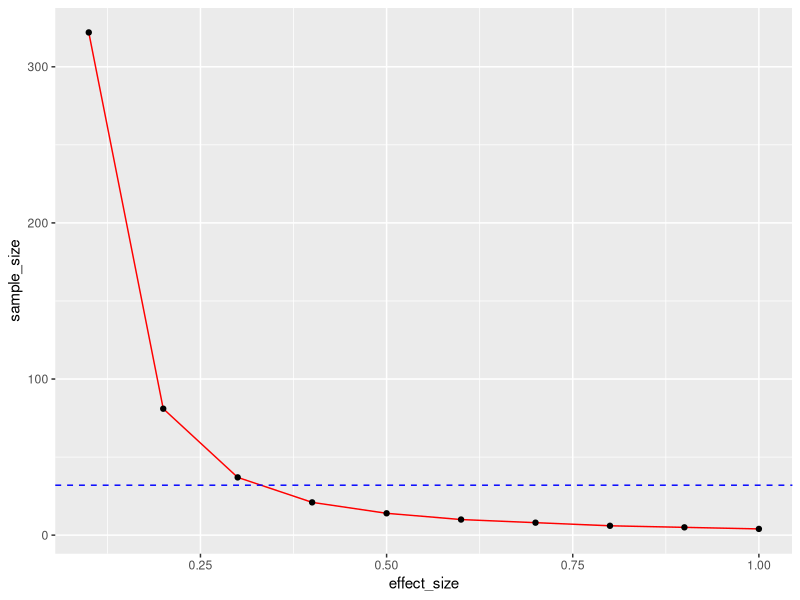
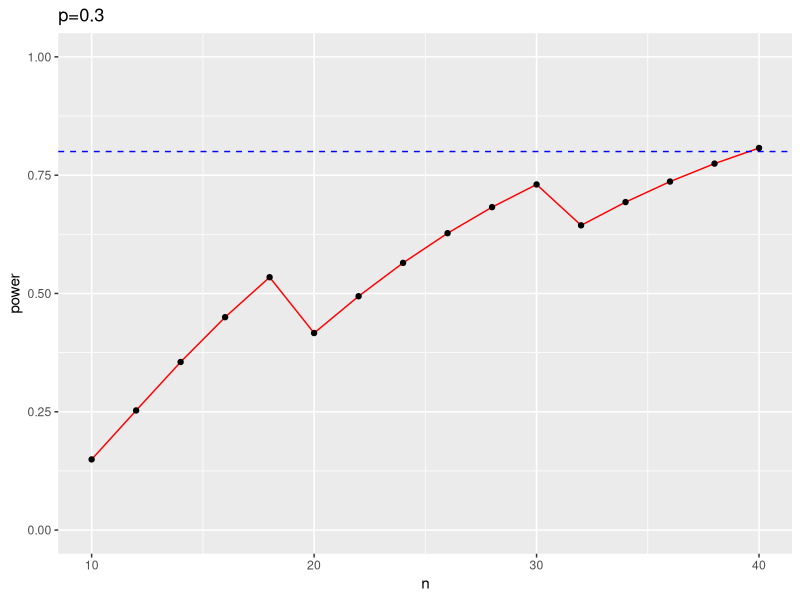
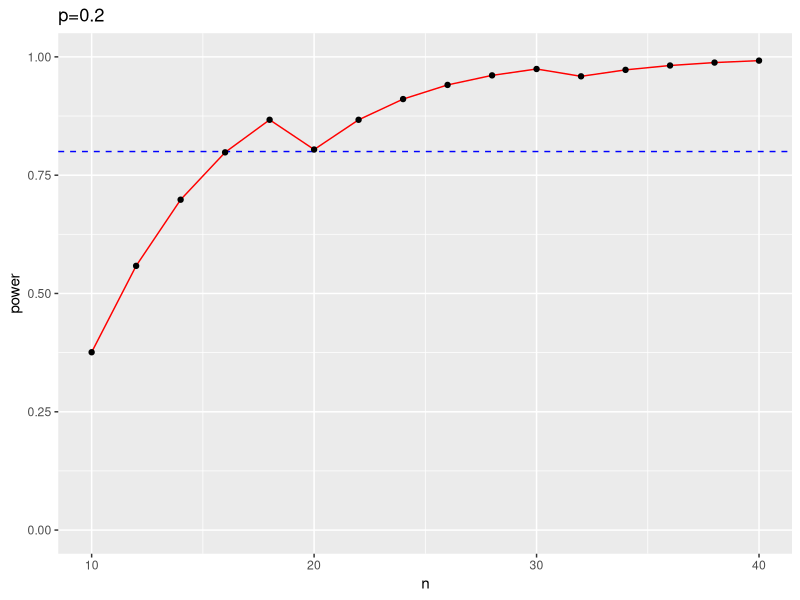
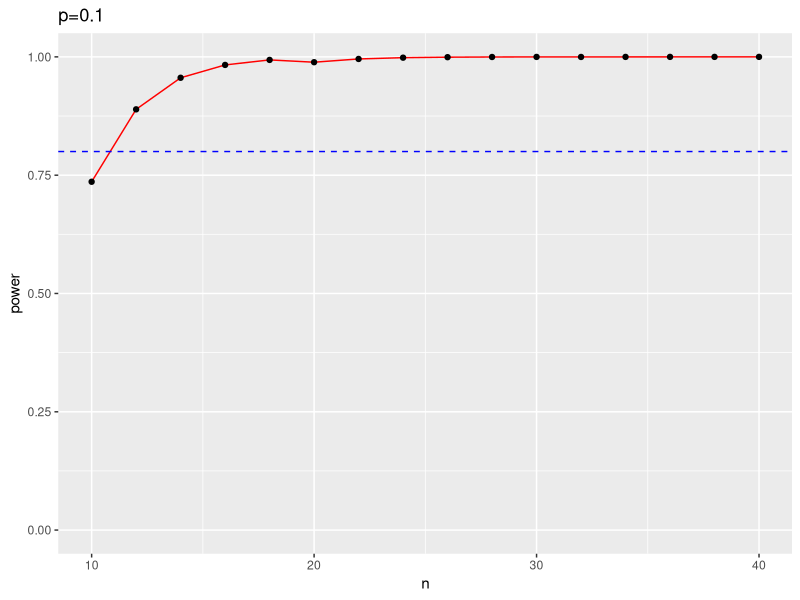
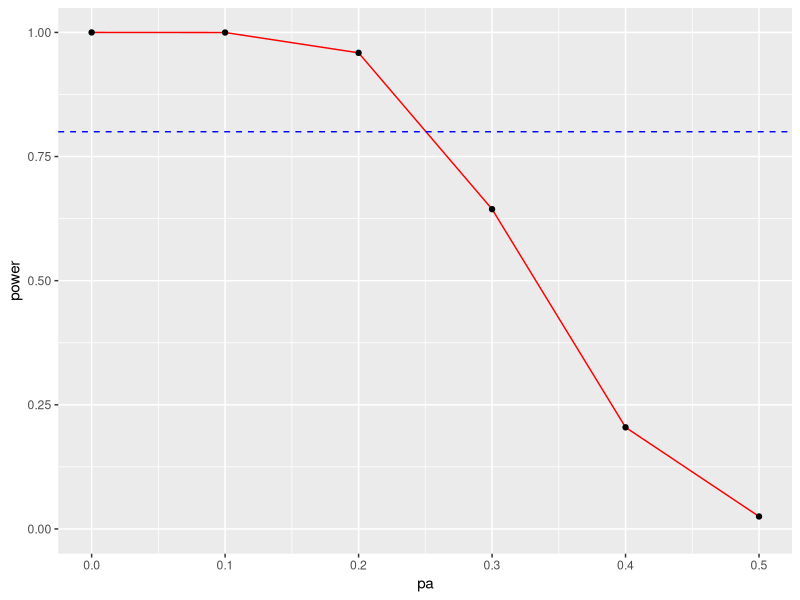

Reproduce these figures in R, in order.
## ---- chunk 1
knitr::opts_chunk$set(echo = TRUE)
library(tidyverse)
library(ggplot2)
## ---- chunk 2
n1=34; n2=33; n3=34
fail1=2; fail2=1; fail3=0
p_est=3/(n1+n2+n3)
nij=c(32,2,32,1,34,0)
muij=c(n1*(1-p_est), n1*p_est, n2*(1-p_est), n2*p_est, n3*(1-p_est), n3*p_est)
test_stat=sum((nij-muij)^2/muij)
test_stat  # critical value is 5.99 at 5% with 2 DF. 
1-pchisq(test_stat, df=2, ncp = 0, lower.tail = TRUE, log.p = FALSE)
## ---- chunk 3
overall_var=p_est*(1-p_est)*(n1+n2+n3)
########## the key is to set within.var
#group_means=c(0/n1, 1/n2, 2/n3)
group_means=c(0.17,0.17, 0.05 )
#group_means=c(0.17, 0.17, 0.05)
#within.var=0.03 seems reasonable 
p=power.anova.test(groups = length(group_means),
between.var = var(group_means), within.var=0.9, # use variance in group 1 
power=0.8,sig.level=0.05,n=NULL)
p
## ---- chunk 4
library(pwr)
pwr.anova.test(k = 3, f = 5/3, sig.level = 0.05, power = 0.8)
## ---- chunk 5
effect_size=seq(0.1,1, by=0.1); sample_size=numeric()
for (i in 1:length(effect_size))
{
  sample_size_calculation=pwr.anova.test(k=3, f=effect_size[i], sig.level=0.05, power=0.8)
  sample_size[i]=sample_size_calculation$n
  
}

ggplot(data=data.frame(effect_size=effect_size, sample_size=round(sample_size)), aes(x=effect_size, y=sample_size, group=1)) +
  geom_line(color="red")+
  #geom_hline(yintercept=0.8, linetype="dashed", color = "blue")+
  geom_point()+  
  geom_hline(yintercept=32, linetype="dashed", color = "blue")
#sample_size=pwr.anova.test(k=3, 0, sig.level=0.05, power=0.8)
## ---- chunk 6
sigma_means=sd(c(0.1, 0.1, 0))
sigma_pop=(101*(3/101)*(1-3/101))^0.5
f=sigma_means/sigma_pop
pwr.anova.test(k=3, f=0.3, sig.level=0.05, power=0.8)

## ---- chunk 7
n=seq(10, 40, by=2) # vary sample size from 10 to 40
p0=0.5
k=qbinom(0.05, n, p0)-1 # significance level 0.05; p_0=0.5 
pa=0.3 # pa is any value within H_a=====
power=pbinom(k, n, pa) # calculate power when p=pa
ggplot(data=data.frame(n, k, power), aes(x=n, y=power, group=1)) +
  geom_line(color="red")+
  geom_hline(yintercept=0.8, linetype="dashed", color = "blue")+
  geom_point()+
  ylim(c(0,1))+
  ggtitle("p=0.3")

n=seq(10, 40, by=2) # vary sample size from 10 to 40
p0=0.5
k=qbinom(0.05, n, p0)-1 # significance level 0.05; p_0=0.5 
pa=0.2 # pa is any value within H_a
power=pbinom(k, n, pa) # calculate power when p=pa
ggplot(data=data.frame(n, k, power), aes(x=n, y=power, group=1)) +
  geom_line(color="red")+
  geom_hline(yintercept=0.8, linetype="dashed", color = "blue")+
  geom_point()+
  ylim(c(0,1))+
  ggtitle("p=0.2")
  
n=seq(10, 40, by=2) # vary sample size from 10 to 40 
k=qbinom(0.05, n, p0)-1 # significance level 0.05; p_0=0.5 
pa=0.1 # pa is any value within H_a
power=pbinom(k, n, pa) # calculate power when p=pa
ggplot(data=data.frame(n, k, power), aes(x=n, y=power, group=1)) +
  geom_line(color="red")+
  geom_hline(yintercept=0.8, linetype="dashed", color = "blue")+
  geom_point()+
  ylim(c(0,1))+
  ggtitle("p=0.1")


n=32
p0=0.5
k=qbinom(0.05, n, p0)-1 # significance level 0.05; p_0=0.5 
pa=seq(0, p0, by=0.1)
power=pbinom(k, n, pa) # calculate power when p=pa
ggplot(data=data.frame(n, k, power), aes(x=pa, y=power, group=1)) +
  geom_line(color="red")+
  geom_hline(yintercept=0.8, linetype="dashed", color = "blue")+
  geom_point()+
  ylim(c(0,1))
## ---- chunk 8
library(pwr)
pwr.2p.test(h = ES.h(p1 = 0.10, p2 = 0), sig.level = 0.05, power = .80, alternative ="greater") # failure rate in group 2 &3 are 10%, 0

pwr.2p.test(h = ES.h(p1 = 0.17, p2 = 0.05), sig.level = 0.05, power = .80,  alternative ="greater") # failure rate in group 2 &3 are 17%, 5%


pwr.2p.test(h = ES.h(p1 = 0.25, p2 = 0.10), sig.level = 0.05, power = .80,  alternative ="greater") # failure rate in group 2 &3 are 25%, 10%

## ---- chunk 9
library(pwr)
pwr.2p.test(h = ES.h(p1 = 0.10, p2 = 0), sig.level = 0.05, n=35, alternative ="greater") # failure rate in group 2 &3 are 10%, 0

pwr.2p.test(h = ES.h(p1 = 0.20, p2 = 0.10), sig.level = 0.05, power = .80,  alternative ="greater") # failure rate in group 2 &3 are 17%, 5%
